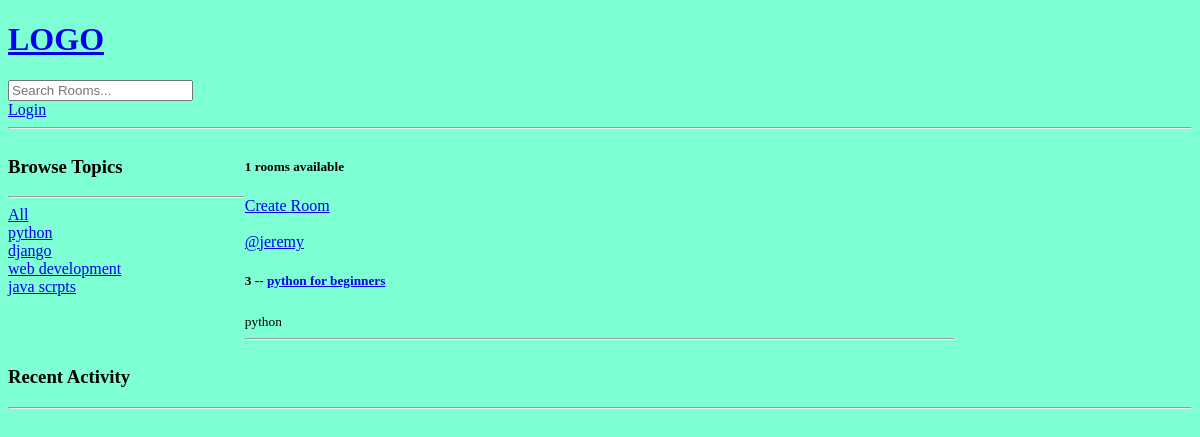
Page /?q=python on the earlier database version.
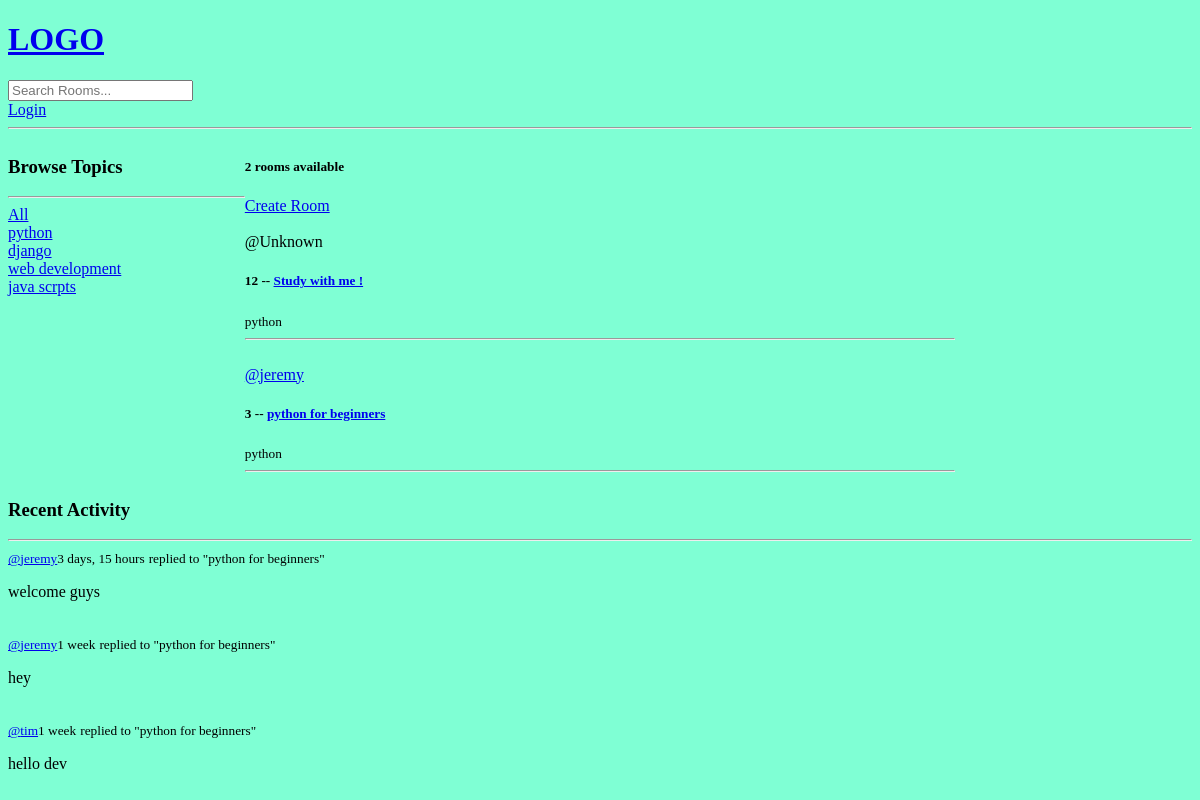
Same page on the later database version.
### base/models.py (models this page shows, shortened)
class Topic(models.Model):
    name = models.CharField(max_length=200)

class Room(models.Model):
    host = models.ForeignKey(User, on_delete=models.SET_NULL, null=True)
    topic = models.ForeignKey(Topic, on_delete=models.SET_NULL, null=True)
    name = models.CharField(max_length=200)
    description = models.TextField(null=True, blank=True)
    participants = models.ManyToManyField(
        User, related_name='participants', blank=True)
    updated = models.DateTimeField(auto_now=True)
    created = models.DateTimeField(auto_now_add=True)
    class Meta:
        ordering = ['-created', '-updated']
    def __str__(self):
        return self.name

class Message(models.Model):
    user = models.ForeignKey(User, on_delete=models.CASCADE)
    room = models.ForeignKey(Room, on_delete=models.CASCADE)
    body = models.TextField()
    updated = models.DateTimeField(auto_now=True)
    created = models.DateTimeField(auto_now_add=True)
    class Meta:
        ordering = ['-created', '-updated']
    def __str__(self):
        return self.body[0:50]

### base/views.py (the view)
# urls.py: path('', views.home, name='home'),
def home(request):
    q = request.GET.get('q', '')  # simpler: default to empty string
    if q:
        rooms = Room.objects.filter(
            Q(topic__name__icontains=q) |
            Q(name__icontains=q) |
            Q(description__icontains=q)
        ).select_related('topic')
        room_messages = Message.objects.filter(
            room__topic__name__icontains=q).select_related('room__topic')
    else:
        rooms = Room.objects.all().select_related('topic')
        room_messages = Message.objects.none()
    topics = Topic.objects.all()
    room_count = rooms.count()
    context = {
        'rooms': rooms,
        'topics': topics,
        'room_count': room_count,
        'room_messages': room_messages,
        'q': q,  # handy to keep the current search value in the template
    }
    return render(request, 'base/home.html', context)

### base/templates/base/home.html (shortened to what this page needs)
{% extends 'main.html' %}
{% block content %}
<div class="home-container">
   <div>
      {% include 'base/topics_components.html' %}
   </div>
   <div>
      <h5>{{room_count}} rooms available</h5>
      <a href="{% url 'create-room' %}">Create Room</a>
      {% include 'base/feed_components.html' %}
   </div>
   </div>
      {% include 'base/activity_components.html' %}
{% endblock content %}

### base/templates/base/topics_components.html
<div>
   <h3>Browse Topics</h3>
   <hr>
   <div>
      <a href="{% url 'home' %}">All</a>
   </div>
   {% for topic in topics %}
   <div>
      <a href="{% url 'home' %}?q={{topic.name}}">{{topic.name}}</a>
   </div>
   {% endfor %}
</div>

### base/templates/base/feed_components.html (shortened to what this page needs)
<div>
   {% for room in rooms %}
   <div>
      <br>
      {% if room.host %}
         <a href="{% url 'user-profile' room.host.id %}">@{{ room.host.username }}</a>
      {% else %}
         <span>@Unknown</span>
      {% endif %}
      <h5>{{room.id}} -- <a href="{% url 'room' room.id %}">{{room.name}}</a></h5>
      <small>{{room.topic.name}}</small>
      <hr>
   </div>
      {% endfor %}
</div>

### base/templates/base/activity_components.html (shortened to what this page needs)
<div>
   <h3>Recent Activity</h3>
   <hr>
   {% for message in room_messages %}
   <div>
      <small><a href="{% url 'user-profile' message.user.id %}">@{{message.user}}</a>{{message.created |timesince}}</small>
      <small>replied to "{{message.room}}"</small>
      <p>{{message}}</p>
      <br>
   </div>
   {% endfor %}
</div>

Differences in the rows shown:
added Room: shows "@Unknown", id "12", name "Study with me !", topic.name "python"
added Message: user "jeremy", created "3 days, 15 hours", room "python for beginners", body "welcome guys"
added Message: user "jeremy", created "1 week", room "python for beginners", body "hey"
added Message: user "tim", created "1 week", room "python for beginners", body "hello dev"
Other differences:
{{ room_count }}: "1" → "2"
